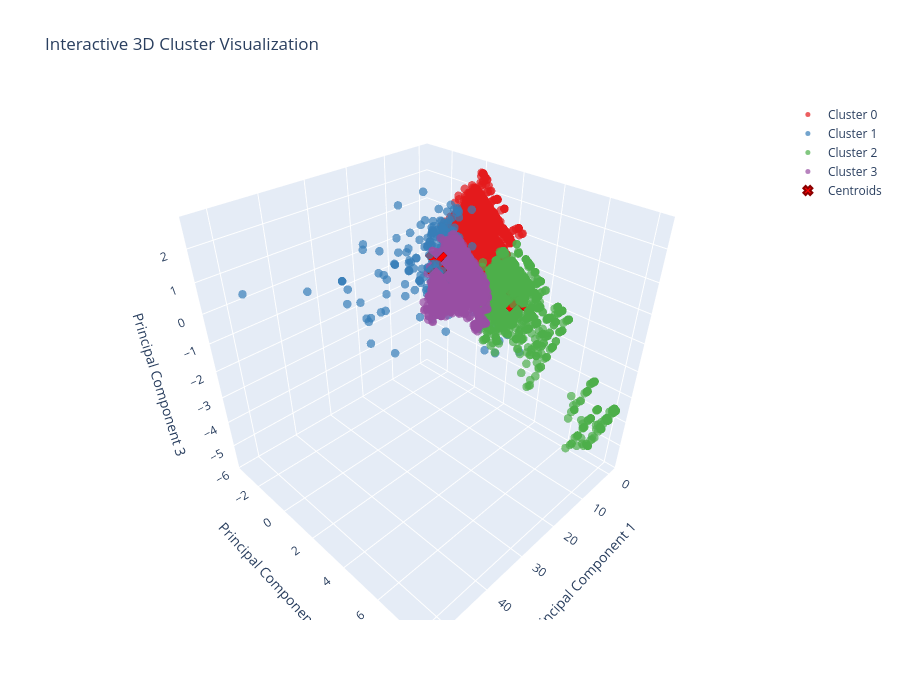

Notebook cell for this chart:
### Markdown cell above
Visualize your clustering!

### Code cell
## Step 6: Visualization

def visualize_3d_plotly_interactive(X_pca, pca_labels):
    """Fully interactive 3D visualization with Plotly using pre-computed labels"""

    k_cluster = len(np.unique(pca_labels))

    # Create the plot
    fig = go.Figure()

    # Add cluster points
    colors = px.colors.qualitative.Set1[:k_cluster]
    for i in range(k_cluster):
        cluster_mask = pca_labels == i
        fig.add_trace(go.Scatter3d(
            x=X_pca[cluster_mask, 0],
            y=X_pca[cluster_mask, 1],
            z=X_pca[cluster_mask, 2],
            mode='markers',
            marker=dict(
                size=5,
                color=colors[i],
                opacity=0.7
            ),
            name=f'Cluster {i}',
            text=[f'Cluster {i} Point {j}' for j in np.where(cluster_mask)[0]],
            hovertemplate='**%{text}**<br>' +
                         'PC1: %{x:.2f}<br>' +
                         'PC2: %{y:.2f}<br>' +
                         'PC3: %{z:.2f}<br>' +
                         '<extra></extra>'
        ))

    # Calculate centroids from the labeled data
    centroids = []
    for i in range(k_cluster):
        cluster_points = X_pca[pca_labels == i]
        centroid = np.mean(cluster_points, axis=0)
        centroids.append(centroid)

    centers_3d = np.array(centroids)[:, :3]

    # Add centroids
    fig.add_trace(go.Scatter3d(
        x=centers_3d[:, 0],
        y=centers_3d[:, 1],
        z=centers_3d[:, 2],
        mode='markers',
        marker=dict(
            size=8,
            color='red',
            symbol='x',
            line=dict(width=2, color='darkred')
        ),
        name='Centroids',
        text=[f'Centroid {i}' for i in range(k_cluster)],
        hovertemplate='**%{text}**<br>' +
                     'PC1: %{x:.2f}<br>' +
                     'PC2: %{y:.2f}<br>' +
                     'PC3: %{z:.2f}<br>' +
                     '<extra></extra>'
    ))

    # Update layout
    fig.update_layout(
        title='Interactive 3D Cluster Visualization',
        scene=dict(
            xaxis_title='Principal Component 1',
            yaxis_title='Principal Component 2',
            zaxis_title='Principal Component 3',
            camera=dict(
                eye=dict(x=1.2, y=1.2, z=1.2)
            )
        ),
        width=900,
        height=700,
        showlegend=True
    )

    fig.show()

    return pca_labels

# Usage with your existing pca_labels
cluster_labels = visualize_3d_plotly_interactive(X_pca, pca_labels)

### Figure 1 — Plotly figure (JSON) as saved in the notebook; plotly's stock layout.template omitted (floating-point values rounded to 4 significant figures; data arrays with more than 128 entries replaced by an {"elided": "..."} marker saying what was removed)
{"data": [{"hovertemplate": "**%{text}**<br>PC1: %{x:.2f}<br>PC2: %{y:.2f}<br>PC3: %{z:.2f}<br><extra></extra>", "marker": {"color": "rgb(228,26,28)", "opacity": 0.7, "size": 5}, "mode": "markers", "name": "Cluster 0", "text": {"elided": "13119 str values"}, "type": "scatter3d", "x": {"elided": "13119 float values"}, "y": {"elided": "13119 float values"}, "z": {"elided": "13119 float values"}}, {"hovertemplate": "**%{text}**<br>PC1: %{x:.2f}<br>PC2: %{y:.2f}<br>PC3: %{z:.2f}<br><extra></extra>", "marker": {"color": "rgb(55,126,184)", "opacity": 0.7, "size": 5}, "mode": "markers", "name": "Cluster 1", "text": {"elided": "234 str values"}, "type": "scatter3d", "x": {"elided": "234 float values"}, "y": {"elided": "234 float values"}, "z": {"elided": "234 float values"}}, {"hovertemplate": "**%{text}**<br>PC1: %{x:.2f}<br>PC2: %{y:.2f}<br>PC3: %{z:.2f}<br><extra></extra>", "marker": {"color": "rgb(77,175,74)", "opacity": 0.7, "size": 5}, "mode": "markers", "name": "Cluster 2", "text": {"elided": "2170 str values"}, "type": "scatter3d", "x": {"elided": "2170 float values"}, "y": {"elided": "2170 float values"}, "z": {"elided": "2170 float values"}}, {"hovertemplate": "**%{text}**<br>PC1: %{x:.2f}<br>PC2: %{y:.2f}<br>PC3: %{z:.2f}<br><extra></extra>", "marker": {"color": "rgb(152,78,163)", "opacity": 0.7, "size": 5}, "mode": "markers", "name": "Cluster 3", "text": {"elided": "5795 str values"}, "type": "scatter3d", "x": {"elided": "5795 float values"}, "y": {"elided": "5795 float values"}, "z": {"elided": "5795 float values"}}, {"hovertemplate": "**%{text}**<br>PC1: %{x:.2f}<br>PC2: %{y:.2f}<br>PC3: %{z:.2f}<br><extra></extra>", "marker": {"color": "red", "line": {"color": "darkred", "width": 2}, "size": 8, "symbol": "x"}, "mode": "markers", "name": "Centroids", "text": ["Centroid 0", "Centroid 1", "Centroid 2", "Centroid 3"], "type": "scatter3d", "x": [-0.1566, 11.9, -0.09793, -0.0893], "y": [0.04115, -0.001789, 2.589, -1.062], "z": [0.7062, 0.1706, -1.188, -1.161]}], "layout": {"height": 700, "scene": {"camera": {"eye": {"x": 1.2, "y": 1.2, "z": 1.2}}, "xaxis": {"title": {"text": "Principal Component 1"}}, "yaxis": {"title": {"text": "Principal Component 2"}}, "zaxis": {"title": {"text": "Principal Component 3"}}}, "showlegend": true, "title": {"text": "Interactive 3D Cluster Visualization"}, "width": 900}}
